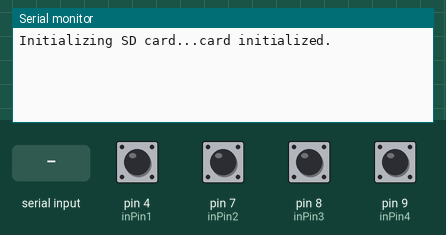
Recording of a sketch running on a simulated Arduino Leonardo, built with avr-gcc and run on an emulated ATmega32U4. Shown: the last lines printed to the serial monitor. The test bench sets the inputs (shaded band); at power-on: pin 4 (inPin1), pin 7 (inPin2), pin 8 (inPin3), pin 9 (inPin4) HIGH. Storage starts empty.

Above: at 1.2 s.
1.3 s: "1\n" received over Serial
At 2.1 s:
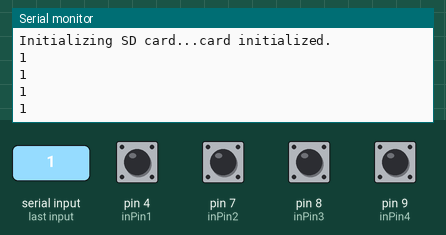
2.8 s: "0\n" received over Serial
At 3.2 s:
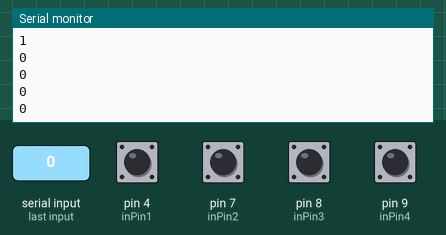

The sketch:

keyboard.ino
```cpp
#include <Keyboard.h>
#include <SPI.h>
#include <SD.h>

const int chipSelect = 2;
int inPin1 = 4;
int inPin2 = 7;
int inPin3 = 8;
int inPin4 = 9;
String firstValue = "Hello from first button";
String secondValue = "Hello from second button";
String thirdValue = "Hello from third button";
String forthValue = "Hello from forth button";
String myString;

void valueSeparation(String val) {
  int commaIndex = val.indexOf(',');
  int secondCommaIndex = val.indexOf(',', commaIndex + 1);
  int thirdCommaIndex = val.indexOf(',', secondCommaIndex + 1);
  firstValue = val.substring(0, commaIndex);
  secondValue = val.substring(commaIndex + 1, secondCommaIndex);
  thirdValue = val.substring(secondCommaIndex + 1, thirdCommaIndex);
  forthValue = val.substring(thirdCommaIndex + 1);
  Serial.println(firstValue);
  Serial.println(secondValue);
  Serial.println(thirdValue);
  Serial.println(forthValue);
}

void writeToSD(String dataString) {
  if (SD.exists("buttons.txt")) {
    SD.remove("buttons.txt");
  }
  File dataFile = SD.open("buttons.txt", FILE_WRITE);
  if (dataFile) {
    dataFile.println(dataString);
    dataFile.close();
  }
  else {
    Serial.println("error opening datalog.txt");
  }
}

void setup() {
  pinMode(inPin1, INPUT);
  pinMode(inPin2, INPUT);
  pinMode(inPin3, INPUT);
  pinMode(inPin4, INPUT);
  digitalWrite(inPin1, HIGH);
  digitalWrite(inPin2, HIGH);
  digitalWrite(inPin3, HIGH);
  digitalWrite(inPin4, HIGH);
  Serial.begin(9600);
  Serial.print("Initializing SD card...");

  // see if the card is present and can be initialized:
  if (!SD.begin(chipSelect)) {
    Serial.println("Card failed, or not present");
    while (1);
  }
  Serial.println("card initialized.");

  File myFile;
  myFile = SD.open("buttons.txt");
  if (myFile) {
     // read from the file until there's nothing else in it:
    while (myFile.available()) {
      char ltr = myFile.read();
      myString += ltr;
      Serial.println("SDCard:" + myString);
      valueSeparation(myString);
    }
    myFile.close();
  }
}

void loop() {
  if (Serial.available() > 0)
  {
    myString = Serial.readStringUntil('\n');
    valueSeparation(myString);
    writeToSD(myString);
  }
  if (digitalRead(inPin1) == 0)
  {
    Keyboard.print(firstValue);
    delay(500);
  }
  if (digitalRead(inPin2) == 0)
  {
    Keyboard.print(secondValue);
    delay(500);
  }
  if (digitalRead(inPin3) == 0)
  {
    Keyboard.print(thirdValue);
    delay(500);
  }
  if (digitalRead(inPin4) == 0)
  {
    Keyboard.print(forthValue);
    delay(500);
  }
}
```

Measured:
- after the input at 1.3 s, the serial monitor: prints a new line at once (image 1)
- after the input at 2.8 s, the serial monitor: prints a new line at once (image 2)
